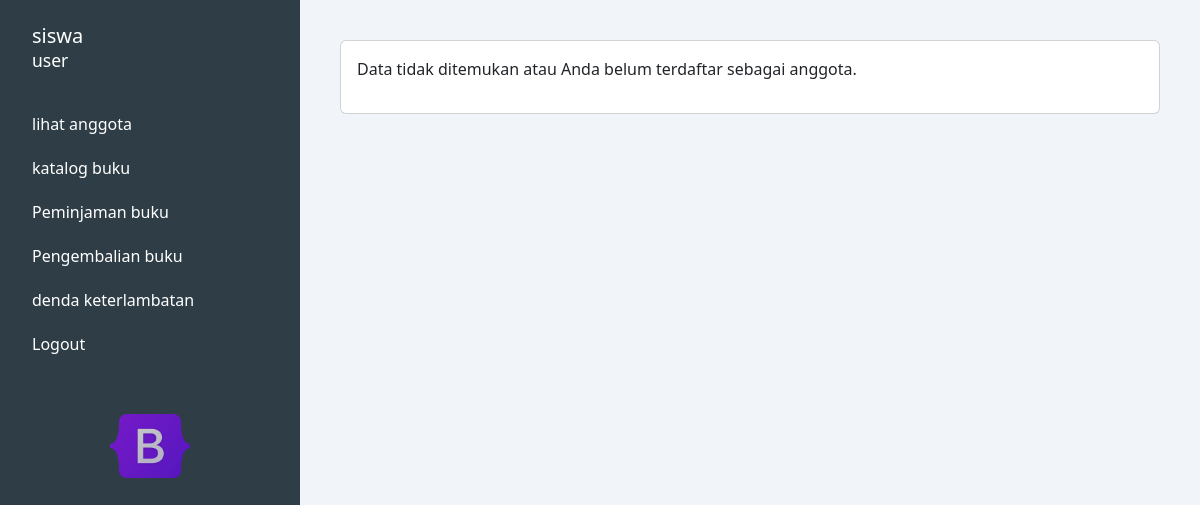
/lihat_anggota.php (signed in), run on an earlier commit of the app's database.
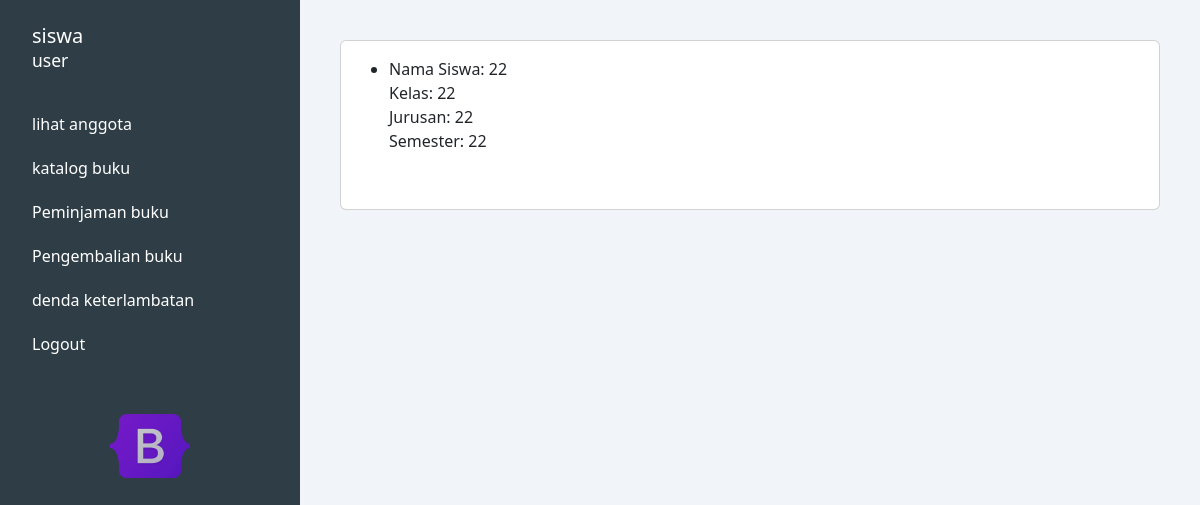
And on a later commit of the database.
### tables this page shows
CREATE TABLE `data_anggota` (
  `id_siswa` varchar(20) NOT NULL,
  `nama` varchar(30) NOT NULL,
  `jurusan` varchar(30) NOT NULL,
  `kelas` varchar(10) NOT NULL,
  `semester` varchar(10) NOT NULL
);

### lihat_anggota.php (the view, shortened to what this page needs)
<!DOCTYPE html>
<html lang="en">
<head>
  <link href="https://cdn.jsdelivr.net/npm/bootstrap@5.3.0/dist/css/bootstrap.min.css" rel="stylesheet" />
</head>
<body>
  <div class="container-fluid">
    <div class="row">
      <nav class="col-md-3 d-none d-md-block sidebar min-vh-100 position-relative">
        <h5 class="pt-4">siswa<br /><small>user</small></h5>
        <a href="lihat_anggota.php">lihat anggota</a>
        <a href="katalog_buku.php">katalog buku</a>
        <a href="peminjaman_buku.php">Peminjaman buku</a>
        <a href="pengembalian_buku.php">Pengembalian buku</a>
        <a href="denda_keterlambatan.php">denda keterlambatan</a>
        <a href="logout.php">Logout</a>
        <div class="image-box text-center mt-5">
          <img src="assets/Bootstrap_logo.png" alt="icon" />
        </div>
      </nav>
     <?php
    $koneksi = mysqli_connect("localhost", "root", "", "perpustakaan");
    $nama_user = $_SESSION['username'] ?? '';
       $query = "SELECT * FROM data_anggota WHERE nama = '$nama_user'";
       $result = mysqli_query($koneksi, $query);
       ?>
<div class="col-md-9 main-content">
  <div class="card" style="width: 100%;">
    <div class="card-body">
      <?php if (mysqli_num_rows($result) > 0): ?>
        <ul>
          <?php while ($row = mysqli_fetch_assoc($result)): ?>
            <li>
              Nama Siswa: <?= htmlspecialchars($row['nama']) ?><br>
              Kelas: <?= htmlspecialchars($row['kelas']) ?><br>
              Jurusan: <?= htmlspecialchars($row['jurusan']) ?><br>
              Semester: <?= htmlspecialchars($row['semester']) ?>
            </li><br>
          <?php endwhile; ?>
        </ul>
      <?php else: ?>
        <p>Data tidak ditemukan atau Anda belum terdaftar sebagai anggota.</p>
      <?php endif; ?>
    </div>
  </div>
</div>
</body>
</html>

What changed in the data, as far as the page shows it:
added data_anggota: nama "22", kelas "22", jurusan "22", semester "22"
Also different on the page:
text no longer shown: "Data tidak ditemukan atau Anda belum terdaftar sebagai anggota."
